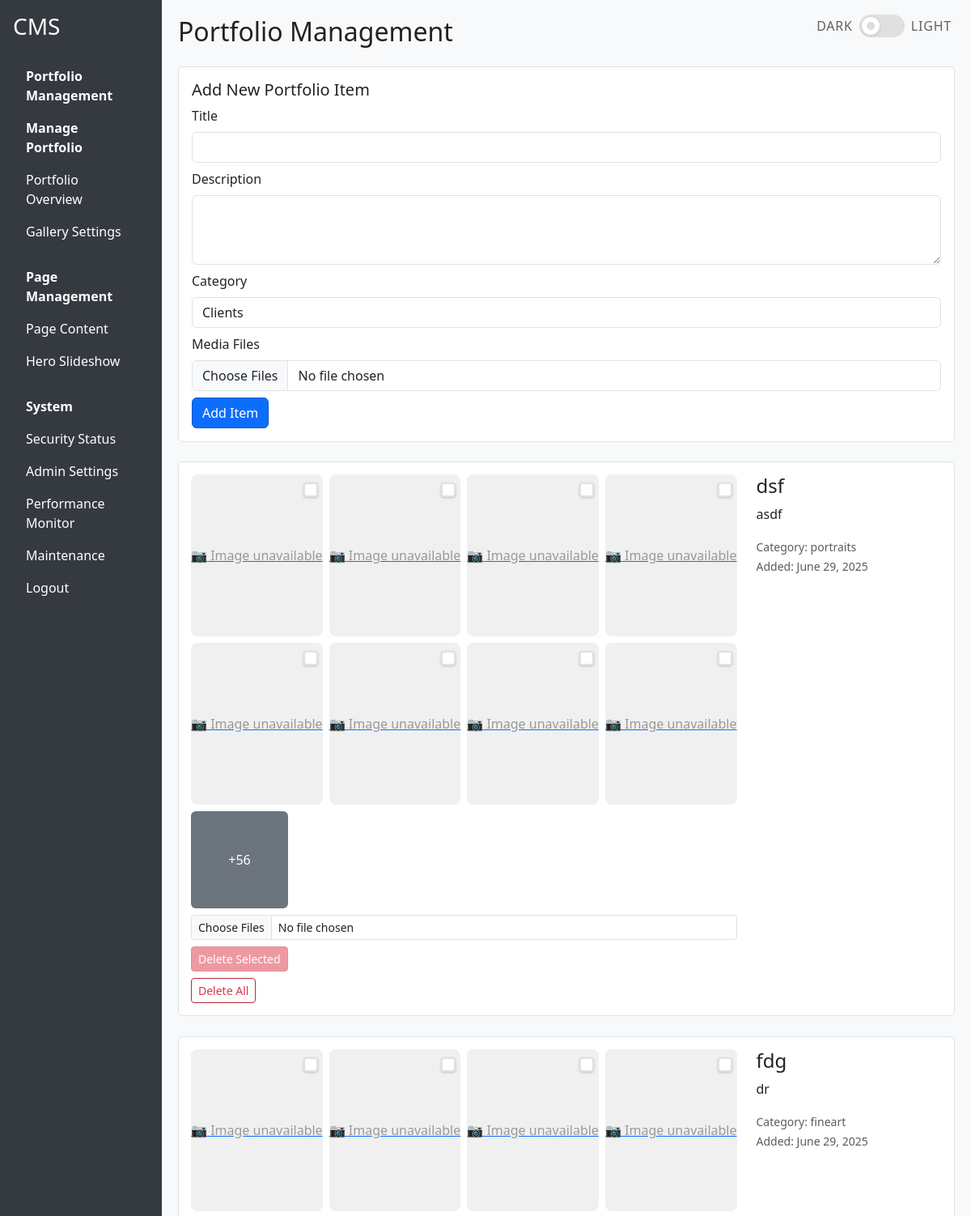
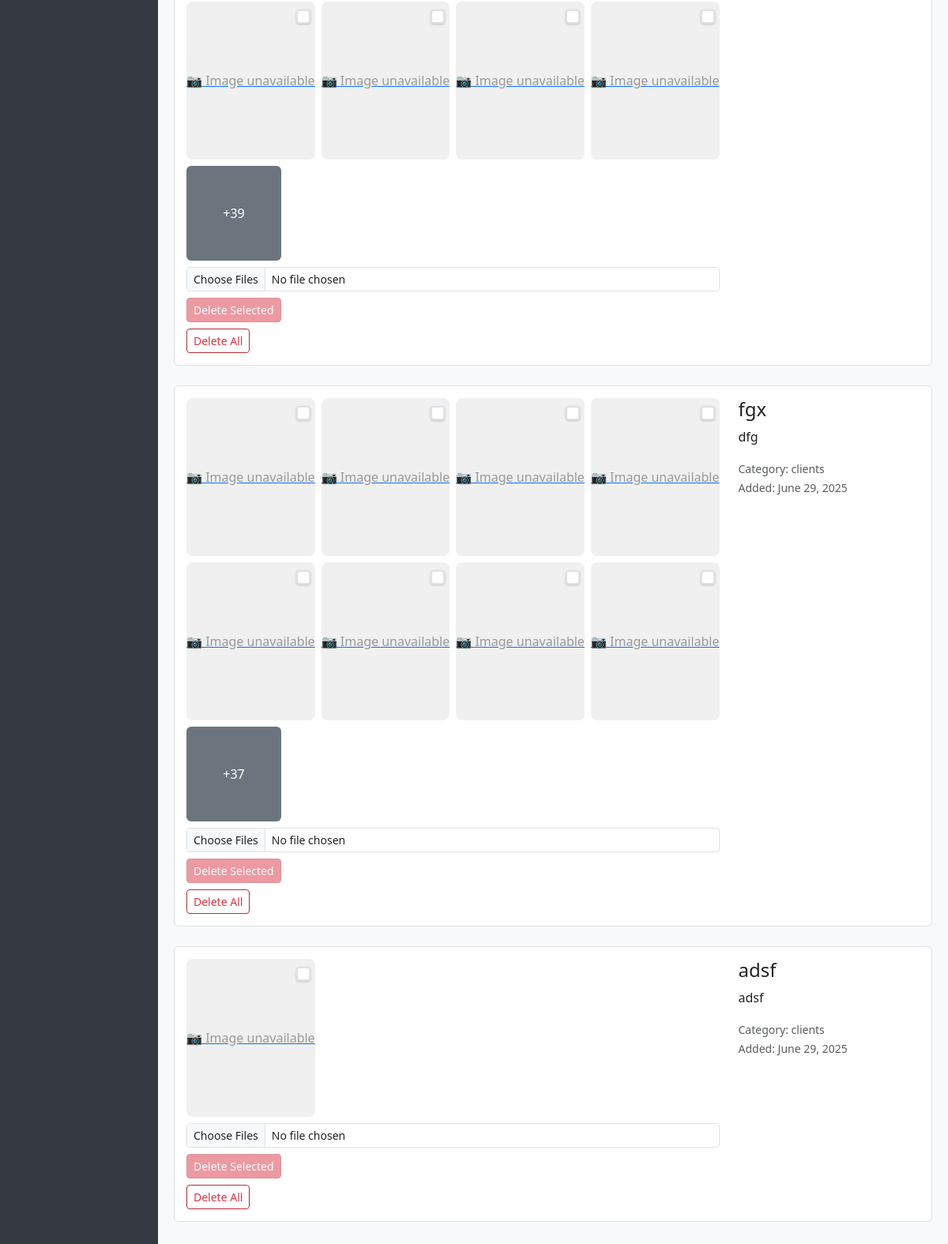
Page /cms/admin.php (signed in) on the committed database (2 pictures, top to bottom).
### tables this page shows
CREATE TABLE portfolio_media (
    id INTEGER PRIMARY KEY AUTOINCREMENT,
    portfolio_item_id INTEGER NOT NULL,
    media_url TEXT NOT NULL,
    media_type TEXT NOT NULL DEFAULT 'image' CHECK (media_type IN ('image', 'video', 'audio')),
    display_order INTEGER DEFAULT 0,
    alt_text TEXT DEFAULT NULL,
    file_size INTEGER DEFAULT NULL,
    created_at DATETIME DEFAULT CURRENT_TIMESTAMP,
    updated_at DATETIME DEFAULT CURRENT_TIMESTAMP,
    FOREIGN KEY (portfolio_item_id) REFERENCES portfolio_items(id) ON DELETE CASCADE
);

CREATE TABLE portfolio_items (
    id INTEGER PRIMARY KEY AUTOINCREMENT,
    title TEXT NOT NULL,
    description TEXT,
    category TEXT NOT NULL DEFAULT 'clients' CHECK (category IN ('clients', 'fineart', 'portraits', 'travel')),
    created_at DATETIME DEFAULT CURRENT_TIMESTAMP,
    updated_at DATETIME DEFAULT CURRENT_TIMESTAMP
);

### cms/admin.php (the view, shortened to what this page needs)
<?php
$conn = getDBConnection();
$items = $conn->query("SELECT * FROM portfolio_items ORDER BY created_at DESC")
              ->fetchAll(PDO::FETCH_ASSOC);
?>
<!doctype html><html lang="en"><head>
<link href="https://cdn.jsdelivr.net/npm/bootstrap@5.3.0/dist/css/bootstrap.min.css" rel="stylesheet">
<link href="https://cdn.jsdelivr.net/npm/bootstrap-icons@1.11.3/font/bootstrap-icons.css" rel="stylesheet">
<link  rel="stylesheet" href="../public/assets/css/photoswipe.css">
</head><body>
<div class="theme-switch-wrap">
  <span class="theme-switch-label">DARK</span>
  <div class="theme-switch" id="themeToggle">
    <div class="theme-switch-knob"></div>
  </div>
  <span class="theme-switch-label">LIGHT</span>
</div>
<div class="container-fluid"><div class="row">
<aside class="col-md-3 col-lg-2 sidebar p-3">
  <h3 class="mb-4">CMS</h3>
  <nav class="nav flex-column">
    <span class="nav-link text-white fw-bold">Portfolio Management</span>
    <span class="nav-link text-white fw-bold">Manage Portfolio</span>
    <a class="nav-link text-white" href="portfolio-overview.php">Portfolio Overview</a>
    <a class="nav-link text-white" href="gallery-settings.php">Gallery Settings</a>
    <span class="nav-link text-white fw-bold mt-3">Page Management</span>
    <a class="nav-link text-white" href="page-manager.php">Page Content</a>
    <a class="nav-link text-white" href="slideshow-manager.php">Hero Slideshow</a>
    <span class="nav-link text-white fw-bold mt-3">System</span>
    <a class="nav-link text-white" href="security-status.php">Security Status</a>
    <a class="nav-link text-white" href="settings.php">Admin Settings</a>
    <a class="nav-link text-white" href="performance-monitor.php">Performance Monitor</a>
    <a class="nav-link text-white" href="maintenance.php">Maintenance</a>
    <a class="nav-link text-white" href="?logout=1">Logout</a>
  </nav>
</aside>
<main class="col-md-9 col-lg-10 content">
  <h2 class="mb-4">Portfolio Management</h2>
  <div class="card mb-4"><div class="card-body">
    <h5 class="card-title">Add New Portfolio Item</h5>
    <form id="addPortfolioForm" method="POST" enctype="multipart/form-data">
      <div class="mb-2"><label class="form-label">Title</label><input class="form-control" name="title" required></div>
      <div class="mb-2"><label class="form-label">Description</label><textarea class="form-control" name="description" rows="3" required></textarea></div>
      <div class="mb-2"><label class="form-label">Category</label>
        <select class="form-control" name="category" required>
          <option value="clients">Clients</option><option value="fineart">Fine Art</option>
        </select></div>
      <div class="mb-2"><label class="form-label">Media Files</label>
        <input type="file" class="form-control" name="media[]" accept="image/*,video/*,audio/*" multiple required>
      </div>
      <button type="submit" class="btn btn-primary">Add Item</button>
    </form>
  </div></div>
<?php  foreach($items as $it):
      $rows=$conn->prepare("SELECT id,media_url FROM portfolio_media
                             WHERE portfolio_item_id=? ORDER BY display_order,id");
      $rows->execute([$it['id']]);
      $media=$rows->fetchAll(PDO::FETCH_ASSOC);
      $thumbs=array_slice($media,0,8);
?>
  <div class="portfolio-item" id="item-<?=$it['id']?>">
    <div class="d-flex flex-wrap align-items-start gap-4">
      <div class="d-flex flex-column gap-2">
        <div class="media-preview-container pswp-gallery" id="gallery-<?=$it['id']?>">
        <?php foreach($thumbs as $m):
          $imgPath = 'uploads/' . $m['media_url'];
          [$w, $h] = @getimagesize($imgPath) ?: [1600, 1200];
        ?>
          <div class="media-wrapper position-relative">
            <a href="<?=htmlspecialchars($m['media_url'])?>"
               data-pswp-width="<?=$w?>"
               data-pswp-height="<?=$h?>"
               class="thumbnail-link">
            </a>
            <input type="checkbox" class="form-check-input delete-check" data-media-id="<?=$m['id']?>">
          </div>
        <?php endforeach; ?>
        <?php if(count($media)>8): ?>
          <div class="d-flex align-items-center justify-content-center bg-secondary text-white rounded"
               style="width:120px;height:120px;cursor:pointer"
               data-bs-toggle="modal" data-bs-target="#galleryModal"
               data-portfolio-id="<?=$it['id']?>"
               data-items='<?=htmlspecialchars(json_encode($media),ENT_QUOTES)?>'>
            +<?=count($media)-8?>
          </div>
        <?php endif; ?>
        </div>
        <form class="add-media-form" data-portfolio-id="<?=$it['id']?>" enctype="multipart/form-data">
          <input type="file" name="media[]" multiple class="form-control form-control-sm add-media-input">
        </form>
        <button class="btn btn-danger btn-sm delete-selected" disabled>Delete Selected</button>
        <button class="btn btn-outline-danger btn-sm delete-all" data-id="<?=$it['id']?>">Delete All</button>
      </div>
      <div class="flex-grow-1">
        <h4><?=htmlspecialchars($it['title'])?></h4>
        <p><?=nl2br(htmlspecialchars($it['description']))?></p>
        <small class="text-muted">Category: <?=htmlspecialchars($it['category'])?></small><br>
        <small class="text-muted">Added: <?=date('F j, Y',strtotime($it['created_at']))?></small>
      </div>
    </div>
  </div>
<?php endforeach; ?>
</main></div></div>
<div class="toast-container position-fixed bottom-0 end-0 p-3">
</div>
</body></html>

### cms/admin.php (style rules this page uses)
:root { --bg: #f8f9fa; --text: #222; --sidebar-bg: #343a40; --sidebar-text: #fff; --card-bg: #fff; --border: #dee2e6; --btn-bg: #0d6efd; --btn-text: #fff; --btn-border: #0a58ca; --btn-danger-bg: #dc3545; --btn-danger-text: #fff; --btn-danger-border: #b52a37; --input-bg: #fff; --input-text: #222; }
body, .content { background: var(--bg) !important; color: var(--text) !important; }
.sidebar { background: var(--sidebar-bg) !important; color: var(--sidebar-text) !important; }
.card, .portfolio-item { background: var(--card-bg) !important; border-color: var(--border) !important; color: var(--text) !important; }
.btn, .btn-primary { background-color: var(--btn-bg) !important; color: var(--btn-text) !important; border-color: var(--btn-border) !important; }
.btn-danger, .btn-outline-danger { background-color: var(--btn-danger-bg) !important; color: var(--btn-danger-text) !important; border-color: var(--btn-danger-border) !important; }
.btn-outline-danger { background: transparent !important; color: var(--btn-danger-bg) !important; }
input, textarea, select { background: var(--input-bg) !important; color: var(--input-text) !important; border-color: var(--border) !important; }
.form-label, label { color: var(--text) !important; }
.theme-switch-wrap { position: absolute; top: 18px; right: 24px; z-index: 3000; display: flex; align-items: center; gap: 0.5rem; user-select: none; }
.theme-switch-label { font-size: 1rem; color: var(--text); opacity: 0.7; letter-spacing: 0.05em; transition: color 0.3s, opacity 0.3s; }
.theme-switch { width: 56px; height: 28px; background: #e0e0e0; border-radius: 14px; position: relative; cursor: pointer; transition: background 0.3s; display: flex; align-items: center; }
.theme-switch-knob { position: absolute; top: 3px; left: 3px; width: 22px; height: 22px; background: #fff; border-radius: 50%; box-shadow: 0 1px 4px rgba(0,0,0,0.12); transition: left 0.3s cubic-bezier(.4,0,.2,1), background 0.3s; }
.theme-switch-knob::before { content: ''; display: block; width: 10px; height: 10px; border-radius: 50%; background: #bbb; position: absolute; top: 6px; left: 6px; opacity: 0.5; }
.sidebar { min-height:100vh;background:#343a40;color:#fff }
.content { padding:20px }
.portfolio-item { margin-bottom:25px;padding:15px;border:1px solid #dee2e6;border-radius:6px }
.media-preview-container { display:grid;gap:.5rem;grid-template-columns:repeat(4,1fr) }
.thumbnail-link { display:block;width:100%;height:100% }
.delete-check { position:absolute;top:6px;right:6px;width:18px;height:18px;z-index:2 }
.delete-selected,.delete-all { width:auto;align-self:start }
.delete-selected[disabled] { opacity:.5;pointer-events:none }
.add-media-input { min-width:180px }
.toast-container { z-index:10860 }
body, .content, .sidebar, .card, .portfolio-item, input, textarea, select, .btn, .btn-primary, .btn-danger, .btn-outline-danger { transition: background-color 0.4s cubic-bezier(.4,0,.2,1), color 0.4s cubic-bezier(.4,0,.2,1), border-color 0.4s cubic-bezier(.4,0,.2,1); }
.gallery-grid .delete-check, .delete-check, .select-all-modal { position: relative; width: 20px; height: 20px; background: rgba(255,255,255,0.95); border: 2px solid #dee2e6; border-radius: 4px; cursor: pointer; transition: all 0.2s ease; appearance: none; -webkit-appearance: none; -moz-appearance: none; }
.media-preview-container .delete-check { position: absolute; top: 6px; right: 6px; width: 18px; height: 18px; z-index: 2; box-shadow: 0 1px 3px rgba(0,0,0,0.2); }

### rows in the picture
portfolio_items: count($media)-8 "56", title "dsf", description "asdf", category "portraits", created_at "June 29, 2025"
portfolio_media: $w 1600 (drawn)
portfolio_media: $w 1600 (drawn)
portfolio_media: $w 1600 (drawn)
portfolio_media: $w 1600 (drawn)
portfolio_media: $w 1600 (drawn)
portfolio_media: $w 1600 (drawn)
portfolio_media: $w 1600 (drawn)
portfolio_media: $w 1600 (drawn)
portfolio_items: count($media)-8 "39", title "fdg", description "dr", category "fineart", created_at "June 29, 2025"
portfolio_media: $w 1600 (drawn)
portfolio_media: $w 1600 (drawn)
portfolio_media: $w 1600 (drawn)
portfolio_media: $w 1600 (drawn)
portfolio_media: $w 1600 (drawn)
portfolio_media: $w 1600 (drawn)
portfolio_media: $w 1600 (drawn)
portfolio_media: $w 1600 (drawn)
portfolio_items: count($media)-8 "37", title "fgx", description "dfg", category "clients", created_at "June 29, 2025"
portfolio_media: $w 1600 (drawn)
portfolio_media: $w 1600 (drawn)
portfolio_media: $w 1600 (drawn)
portfolio_media: $w 1600 (drawn)
portfolio_media: $w 1600 (drawn)
portfolio_media: $w 1600 (drawn)
portfolio_media: $w 1600 (drawn)
portfolio_media: $w 1600 (drawn)
portfolio_items: title "adsf", description "adsf", category "clients", created_at "June 29, 2025"
portfolio_media: $w 1600 (drawn)
